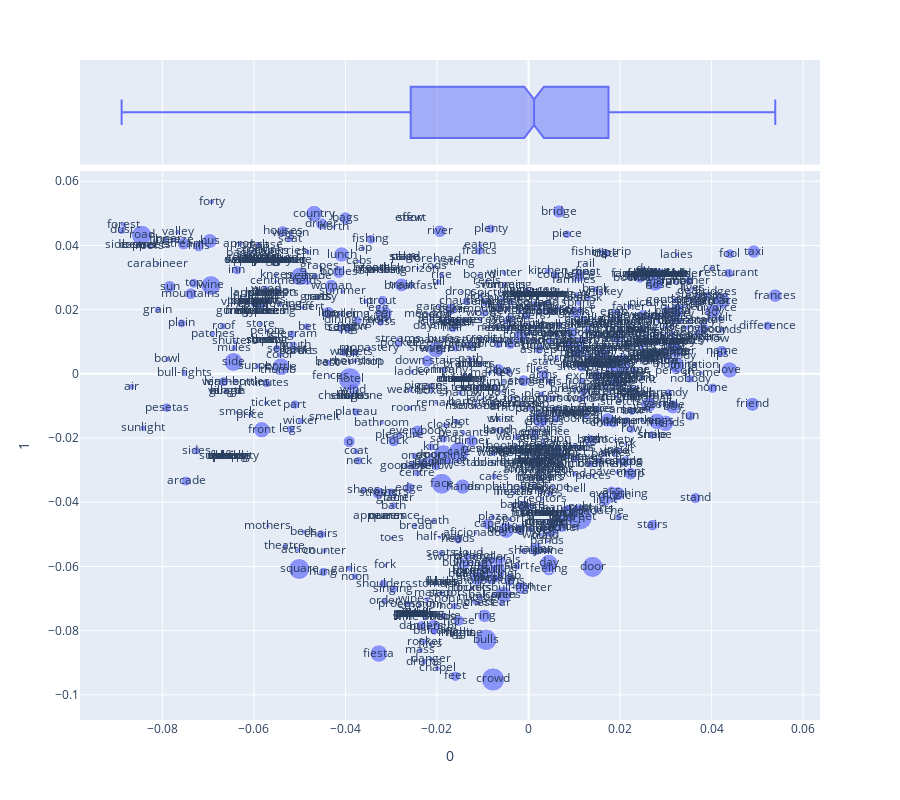

This figure's notebook cell:
### Code cell
px.scatter(LOADINGS.reset_index(), 0, 1, 
                      text='term_str', size=VOCAB.loc[VOCAB_INDEX].n, 
                      marginal_x='box', height=800)

### Figure 1 — Plotly figure (JSON) as saved in the notebook; plotly's stock layout.template omitted (floating-point values rounded to 4 significant figures; data arrays with more than 128 entries replaced by an {"elided": "..."} marker saying what was removed)
{"data": [{"hovertemplate": "0=%{x}<br>1=%{y}<br>size=%{marker.size}<br>term_str=%{text}<extra></extra>", "legendgroup": "", "marker": {"color": "#636efa", "size": {"elided": "1000 int values"}, "sizemode": "area", "sizeref": 0.2925, "symbol": "circle"}, "mode": "markers+text", "name": "", "orientation": "v", "showlegend": false, "text": {"elided": "1000 str values"}, "type": "scatter", "x": {"elided": "1000 float values"}, "xaxis": "x", "y": {"elided": "1000 float values"}, "yaxis": "y"}, {"alignmentgroup": "True", "hovertemplate": "0=%{x}<extra></extra>", "legendgroup": "", "marker": {"color": "#636efa", "symbol": "circle"}, "name": "", "notched": true, "offsetgroup": "", "showlegend": false, "type": "box", "x": {"elided": "1000 float values"}, "xaxis": "x2", "yaxis": "y2"}], "layout": {"height": 800, "legend": {"itemsizing": "constant", "tracegroupgap": 0}, "margin": {"t": 60}, "xaxis": {"anchor": "y", "domain": [0, 1], "title": {"text": "0"}}, "xaxis2": {"anchor": "y2", "domain": [0, 1], "matches": "x", "showgrid": true, "showticklabels": false}, "yaxis": {"anchor": "x", "domain": [0, 0.8316], "title": {"text": "1"}}, "yaxis2": {"anchor": "x2", "domain": [0.8416, 1], "matches": "y2", "showgrid": false, "showline": false, "showticklabels": false, "ticks": ""}}}
